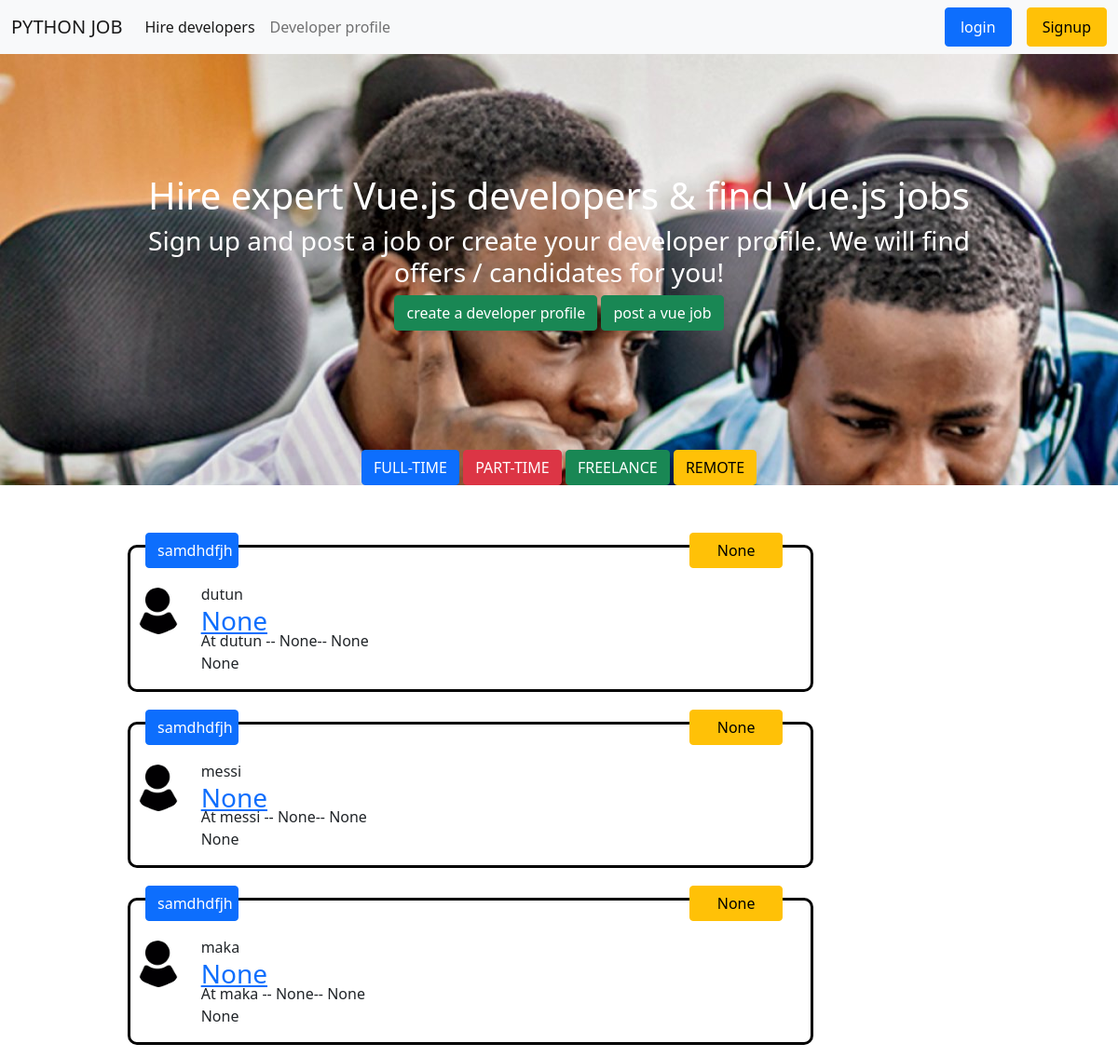
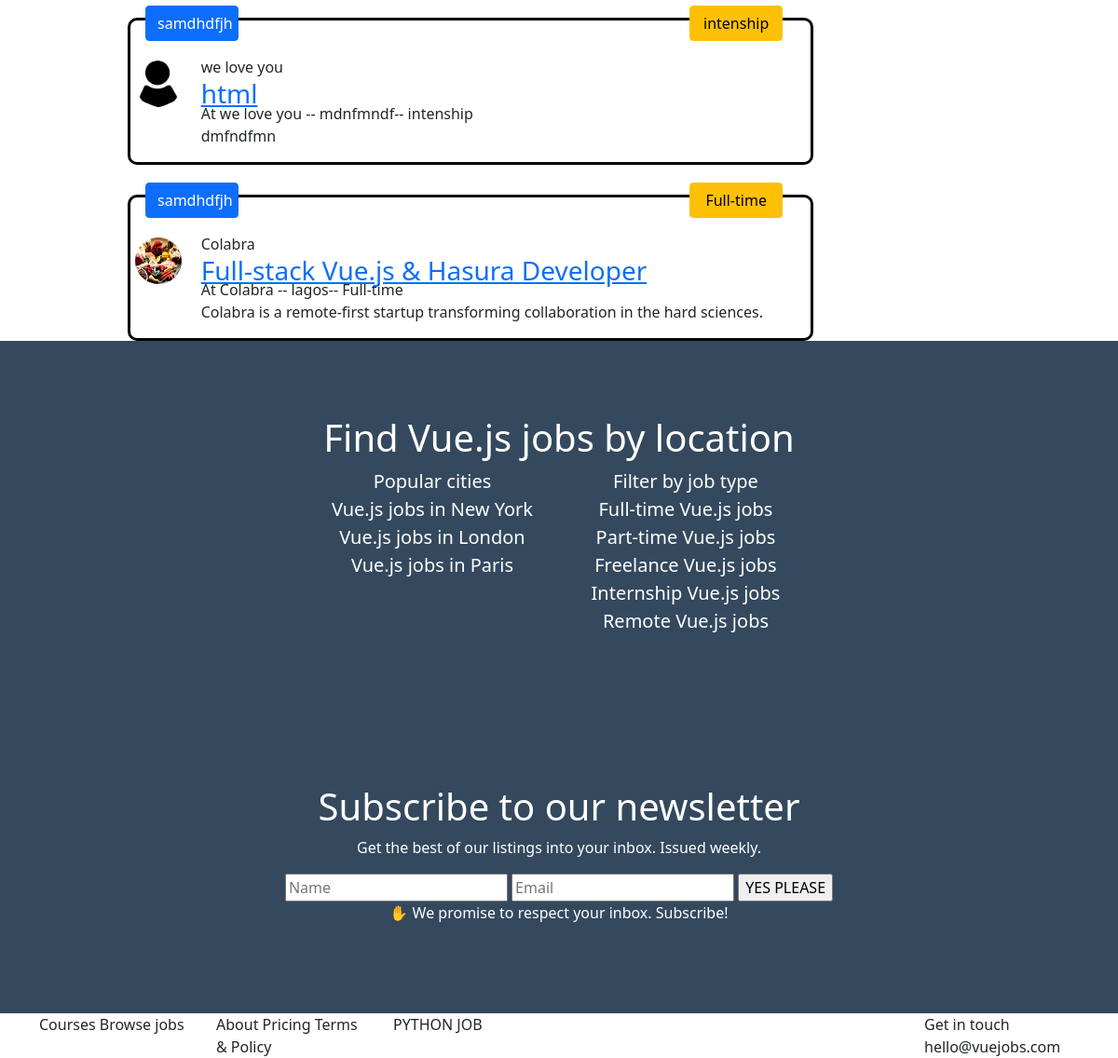
The page / on the database its author committed (2 pictures, top to bottom).
### jobs/models.py (models this page shows)
class Company_detail(models.Model):
    user = models.OneToOneField(User, null=True, blank=True, on_delete=models.CASCADE, related_name = 'text_content')
    Company_name = models.CharField(max_length=100, null=True, blank=True)
    Company_logo= models.ImageField(upload_to='images/', null=True,default="images/profile1.png", blank=True)
    Company_Describe = models.TextField( null=True, blank=True)
    website = models.CharField(max_length=200, null=True, blank=True)
    Job_title = models.CharField(max_length=100, null=True, blank=True  )
    Job = models.CharField(max_length=100, null=True, choices=Job_type, blank=True)
    Level_of_seniority = models.CharField(max_length=100, null=True, choices=Level, blank=True)
    Job_description = models.TextField(null=True, blank=True)
    short_Job_description = models.CharField(max_length=100, null=True,blank=True)
    How_to_apply = models.TextField(null=True, blank=True)
    Application_target = models.CharField(max_length=200,blank=True, null=True)
    Location = models.CharField(max_length=100, null=True,blank=True )
    tags = models.ManyToManyField(Tag, blank=True,)
    def __str__(self):
        return self.Company_name

### jobs/views.py (the view)
# urls.py: path('', views.home, name="home"),
def home(request):
    jobs = Company_detail.objects.all()
    form = newsletterform(request.POST or None)
    if form.is_valid():
        form.save()
    context =  {'jobs':jobs, 'form':form}
    return render(request, 'index.html',context )

### jobs/forms.py
class newsletterform(forms.ModelForm):
    class Meta:
        model= newsletter
        fields=  '__all__'

### templates/index.html (shortened to what this page needs)
{% extends 'base.html' %}
{% block content %}
{% load static %}
<section class="index">
    {%  include 'sec.html' %}
  <section class="index_sec2">
        <div class="container">
            <div class="row">
                <div class="col-md-1"></div>
                <div class="col-md-8">
                    {%for job in jobs reversed  %}
                    <div class="a">
                        <p class="btn btn-primary sam ">samdhdfjh</p>
                        <p class="btn btn-warning sam1 ">{{job.Job}}</p>
                        <div class="row">
                            <div class="col-sm-2 "><img class="img_q" src="{{job.Company_logo.url}}"></div>
                            <div class="col-sm-10">
                                <div class="b">
                                    {{job}}
                                   <a href="{% url 'job_detail' job.id %}"> <h3>{{job.Job_title}}</h3></a>
                                    <p >At {{job.Company_name}} -- {{job.Location}}-- {{job.Job}}</p>
                                    <div><p>{{job.short_Job_description}}</p></div>
                                </div>
                            </div>
                        </div>
                    </div>
                    {% endfor %}
                </div>
                <div class="col-md-2"> </div>
            </div>
        </div>
    </section>
    <section class="index_sec3">
        <div class="row">
            <div class="col-lg-2"></div>
            <div class="col-sm-8">
                <div class="row">
                    <h1 style="text-align: center;">Find Vue.js jobs by location</h1>
                    <div class="col-lg-2"></div>
                    <div class="col-md-4 index_sec3_row2">
                        <p>Popular cities</p>
                        <p>Vue.js jobs in New York</p>
                       <p> Vue.js jobs in London</p>
                       <p> Vue.js jobs in Paris</p>
                    </div>
                    <div class="col-md-4 index_sec3_row2 ">
                        <p>Filter by job type</p>
                        <p>Full-time Vue.js jobs</p>
                        <p>Part-time Vue.js jobs</p>
                        <p>Freelance Vue.js jobs</p>
                       <p> Internship Vue.js jobs</p>
                        <p>Remote Vue.js jobs</p>
                    </div>
                    <div class="col-lg-2"></div>
                </div>
            </div>
            <div class="col-lg-2"></div>
        </div>
    </section>
    <section class="index_sec3">
        <div class="row">
            <div class="col-lg-2"></div>
            <div class="col-sm-8 index_sec3_form">
              <h1>  Subscribe to our newsletter</h1>
              <p>Get the best of our listings into your inbox. Issued weekly.</p>
              <form action="" method="POST">
                  <input type="text" name="name" id="" placeholder="Name">
                  <input type="email" name="email" id="" placeholder="Email">
                  <input type="submit" value="YES PLEASE">
                    <p> ✋️ We promise to respect your inbox. Subscribe!</p>
              </form>
            </div>
            <div class="col-lg-2"></div>
        </div>
    </section>
</section>
{%  include 'footer.html' %}
{% endblock content %}

### static/css/style.css (style rules this page uses)
.index { background-color: white; }
.index_sec3 { background: #34495E; color: white; padding-top: 5em; padding-bottom: 5em; }
.index_sec3_row2 p { text-align: center; margin-bottom: 0em; font-size: 20px; }
.index_sec3_form { text-align: center; }
.a { border: black 3px solid ; border-radius: 10px; background: greyi; margin-top: 2em; }
.b { margin-left: -50px; margin-right: 10px; text-align: justify-all; }
.img_q { width: 50px; height:50px; border-radius: 100%; margin-top:5px ; margin-left: 5px; margin-right: 5px; }
.sam { width: 100px; margin-top: -1em; margin-left: 1em; }
.sam1 { width: 100px; margin-top: -1em; margin-left: 30em; }
.b p { margin-top: -1em; }

### rows shown on the page
Company_detail: Job "None", Company_logo (picture), Company_name "dutun", Job_title "None", Location "None", short_Job_description "None"
Company_detail: Job "None", Company_logo (picture), Company_name "messi", Job_title "None", Location "None", short_Job_description "None"
Company_detail: Job "None", Company_logo (picture), Company_name "maka", Job_title "None", Location "None", short_Job_description "None"
Company_detail: Job "intenship", Company_logo (picture), Company_name "we love you", Job_title "html", Location "mdnfmndf", short_Job_description "dmfndfmn"
Company_detail: Job "Full-time", Company_logo (picture), Company_name "Colabra", Job_title "Full-stack Vue.js & Hasura Developer", Location "lagos", short_Job_description "Colabra is a remote-first startup transforming collaboration in the hard sciences."
